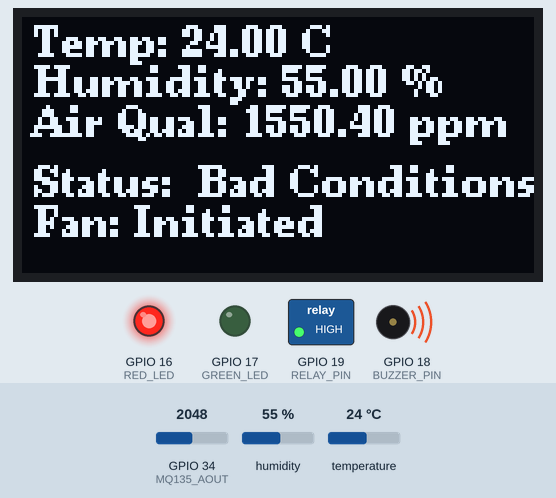
Simulated run of this sketch. Board: ESP32. On the bench: 128×64 one-colour display, switched loads named in the sketch (green lamp = pin HIGH), output pins drawn as LEDs (lit = HIGH), buzzer (waves = sounding). The inputs (shaded band) are chosen by the test bench; at power-on: GPIO 34 (MQ135_AOUT) = 2048, humidity 55 %, temperature 24 °C. WiFi joins after 1.5 s; servers stay silent unless stated; no MQTT or app messages arrive unless stated; what the sketch prints to the serial monitor is not drawn.

Above: at 6.2 s.
6.3 s: GPIO 34 (MQ135_AOUT) set to 455
At 14.6 s:
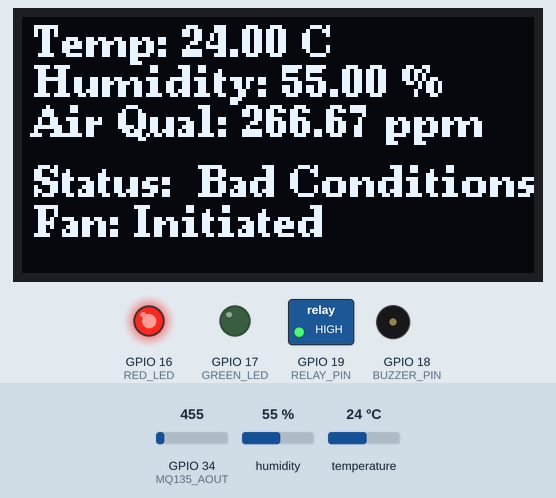
14.8 s: GPIO 34 (MQ135_AOUT) set to 411
At 17.4 s:
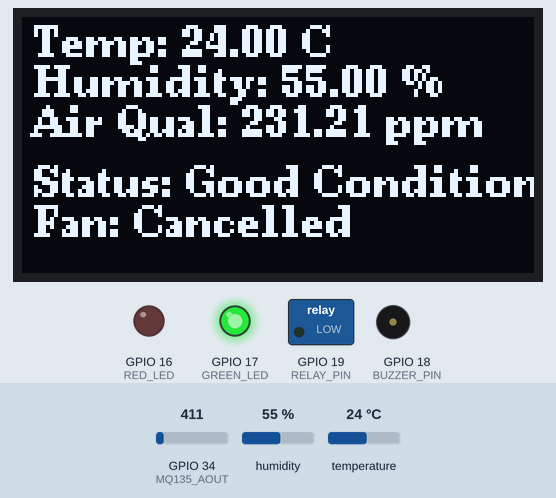
19.2 s: humidity set to 41 %
At 21.3 s:
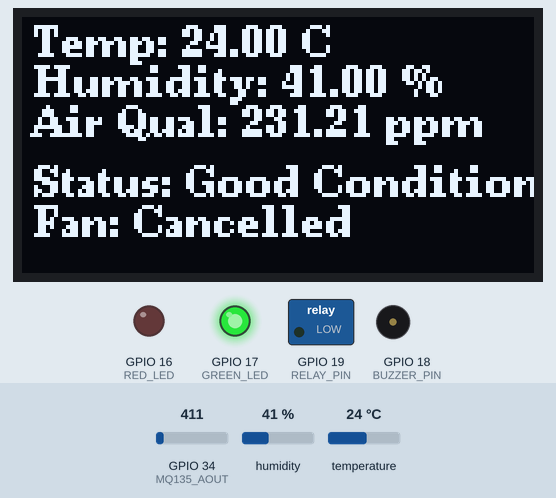
23.6 s: humidity set to 38 %
At 25.2 s:
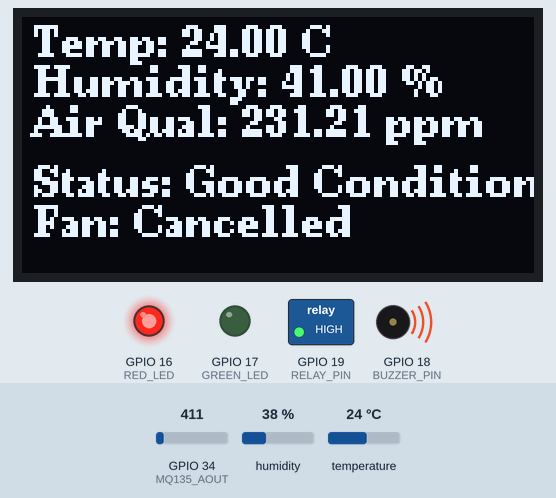
29.4 s: temperature set to 12 °C
At 35.9 s:
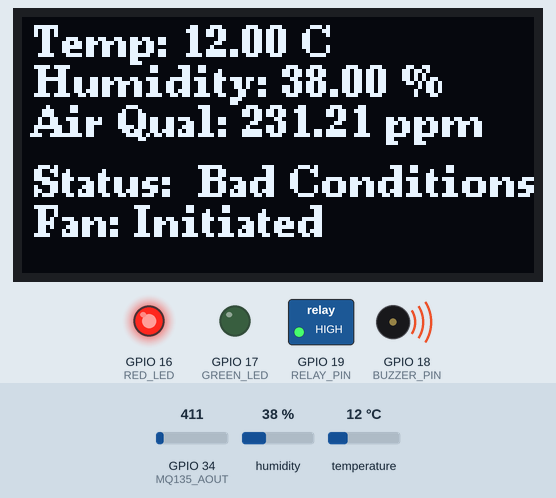
36.4 s: GPIO 34 (MQ135_AOUT) set to 491
At 42.7 s:
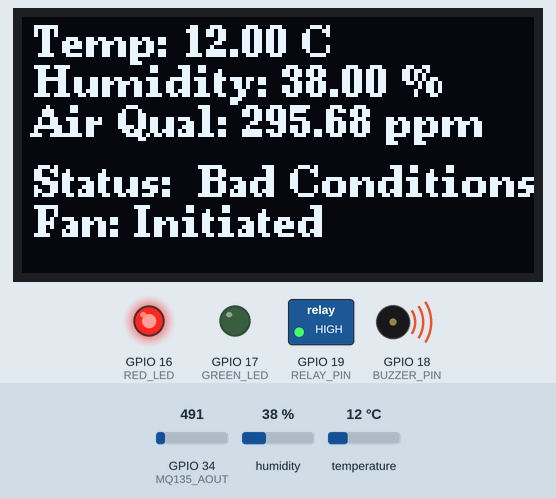
Timing chart, 0 to 44.5 s (numbered marks = the images above; inputs shaded):
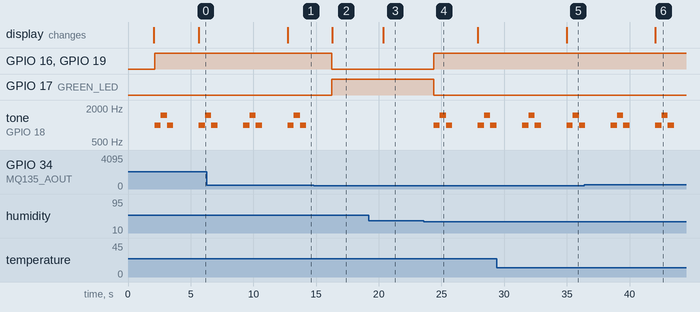

Measured:
- the behaviour switches between 435 and 434 on GPIO 34 (MQ135_AOUT) (found by bisection; images 1 and 2)
- the behaviour switches between 40 and 39 % on humidity (found by bisection; images 3 and 4)
- after the input at 6.3 s, the display: changes after 6.4 s (image 1)
- after the input at 14.8 s, GPIO 16 (RED_LED), GPIO 19 (RELAY_PIN): HIGH → LOW after 1.5 s; GPIO 17 (GREEN_LED): LOW → HIGH after 1.5 s; tone on GPIO 18 (BUZZER_PIN): stays silent (without the input it goes to 1000 Hz after 1.5 s); the display: changes after 1.5 s (image 2)
- after the input at 19.2 s, the display: changes after 1.1 s (image 3)
- after the input at 23.6 s, GPIO 16 (RED_LED), GPIO 19 (RELAY_PIN): LOW → HIGH after 0.77 s; GPIO 17 (GREEN_LED): HIGH → LOW after 0.77 s; tone on GPIO 18 (BUZZER_PIN): plays 1000 Hz for 0.50 s, 1500 Hz for 0.50 s, 1000 Hz for 0.50 s, 1000 Hz for 0.50 s, 1500 Hz for 0.50 s, 1000 Hz for 0.49 s, starting after 0.77 s
- after the input at 29.4 s, the display: changes after 5.6 s (image 5)
- after the input at 36.4 s, the display: changes after 5.6 s (image 6)

The sketch:

FULLenvironmentalMONITORINGfunctionalityPASSED.ino
```cpp
#include <Wire.h>
#include <U8g2lib.h>
#include <DHT.h>
#include <WiFi.h>
#include <PubSubClient.h>

#define DHTPIN 4
#define DHTTYPE DHT22
DHT dht(DHTPIN, DHTTYPE);

#define MQ135_AOUT 34
#define GREEN_LED 17
#define RED_LED 16
#define BUZZER_PIN 18
#define RELAY_PIN 19

const char* ssid = "MYWIFISSID";
const char* password = "MYWIFIPASSWORD";
const char* mqtt_server = "192.168.0.37";
const int mqtt_port = 1883;
const char* mqtt_topic = "iot/test/data";

U8G2_SSD1306_128X64_NONAME_F_HW_I2C u8g2(U8G2_R0, U8X8_PIN_NONE);

WiFiClient espClient;
PubSubClient mqttClient(espClient);

bool fanState = false;

void setup() {
    Serial.begin(115200);
    dht.begin();
    u8g2.begin();

    pinMode(GREEN_LED, OUTPUT);
    pinMode(RED_LED, OUTPUT);
    pinMode(BUZZER_PIN, OUTPUT);
    pinMode(RELAY_PIN, OUTPUT);

    digitalWrite(GREEN_LED, LOW);
    digitalWrite(RED_LED, LOW);
    digitalWrite(RELAY_PIN, LOW);

    WiFi.begin(ssid, password);
    Serial.print("Connecting to WiFi");
    while (WiFi.status() != WL_CONNECTED) {
        delay(1000);
        Serial.print(".");
    }
    Serial.println("\nConnected to WiFi!");
    Serial.print("ESP32 IP Address: ");
    Serial.println(WiFi.localIP());

    mqttClient.setServer(mqtt_server, mqtt_port);

    Serial.println(" System Initialised: DHT22, MQ135, OLED, LEDs, Buzzer, and Relay Fan WITH MQTT!");
    u8g2.clearBuffer();
    u8g2.setFont(u8g2_font_ncenB08_tr);
    u8g2.drawStr(0, 10, " Starting System");
    u8g2.sendBuffer();
}

void loop() {
    if (!mqttClient.connected()) {
        if (mqttClient.connect("ESP32Client")) {
            Serial.println("Connected to MQTT!");
        } else {
            Serial.print("Failed");
            Serial.println(mqttClient.state());
            delay(5000);
            return;
        }
    }

    float temperature = dht.readTemperature();
    float humidity = dht.readHumidity();
    int air_quality_analog = analogRead(MQ135_AOUT);
    float air_quality_ppm = calculatePPM(air_quality_analog);

    if (isnan(temperature) || isnan(humidity)) {
        Serial.println(" Failed to read from DHT22 sensor!");
        u8g2.clearBuffer();
        u8g2.drawStr(0, 10, " DHT22 failed");
        u8g2.sendBuffer();
        delay(2000);
        return;
    }

    bool tempSafe = (temperature >= 22.0 && temperature <= 24.0);
    bool humiditySafe = (humidity >= 40.0 && humidity <= 60.0);
    bool airQualitySafe = (air_quality_ppm <= 250);

    String status;
    String fanMessage;

    if (tempSafe && humiditySafe && airQualitySafe) {
        status = "Good Conditions";
        fanMessage = " Fan: Cancelled";
        digitalWrite(GREEN_LED, HIGH);
        digitalWrite(RED_LED, LOW);
        digitalWrite(RELAY_PIN, LOW);
        noTone(BUZZER_PIN);
        fanState = false;
    } else {
        status = " Bad Conditions!";
        fanMessage = " Fan: Initiated";
        digitalWrite(GREEN_LED, LOW);
        digitalWrite(RED_LED, HIGH);
        digitalWrite(RELAY_PIN, HIGH);
        playSiren();
        fanState = true;
    }

    Serial.print("Temperature: ");
    Serial.print(temperature);
    Serial.println(" °C");

    Serial.print("Humidity: ");
    Serial.print(humidity);
    Serial.println(" %");

    Serial.print("Air Quality (PPM): ");
    Serial.println(air_quality_ppm);

    Serial.print(" Status: ");
    Serial.println(status);
    Serial.println(fanMessage);

    updateOLED(temperature, humidity, air_quality_ppm, status, fanMessage);

    static unsigned long lastTime = 0;
    if (millis() - lastTime > 5000) {
        lastTime = millis();
        String payload = "{";
        payload += "\"temperature\": " + String(temperature, 1) + ",";
        payload += "\"humidity\": " + String(humidity, 1) + ",";
        payload += "\"air_quality\": " + String(air_quality_ppm, 1);
        payload += "}";
        mqttClient.publish(mqtt_topic, payload.c_str());
        Serial.println("Published: " + payload);
    }

    mqttClient.loop();
}

void updateOLED(float temp, float humidity, float airQuality, String status, String fanMessage) {
    u8g2.clearBuffer();
    u8g2.setFont(u8g2_font_ncenB08_tr);

    u8g2.setCursor(0, 10);
    u8g2.print(" Temp: ");
    u8g2.print(temp);
    u8g2.println(" C");

    u8g2.setCursor(0, 20);
    u8g2.print(" Humidity: ");
    u8g2.print(humidity);
    u8g2.println(" %");

    u8g2.setCursor(0, 30);
    u8g2.print(" Air Qual: ");
    u8g2.print(airQuality);
    u8g2.println(" ppm");

    u8g2.setCursor(0, 45);
    u8g2.print(" Status: ");
    u8g2.println(status);

    u8g2.setCursor(0, 55);
    u8g2.print(fanMessage);

    u8g2.sendBuffer();
}

void playSiren() {
    tone(BUZZER_PIN, 1000);
    delay(500);
    tone(BUZZER_PIN, 1500);
    delay(500);
    tone(BUZZER_PIN, 1000);
    delay(500);
    noTone(BUZZER_PIN);
    delay(2000);
}

float calculatePPM(int rawValue) {
    float voltage = (rawValue / 4095.0) * 3.3;
    float ppm = (voltage - 0.1) * 1000;
    return ppm < 0 ? 0 : ppm;
}
```
